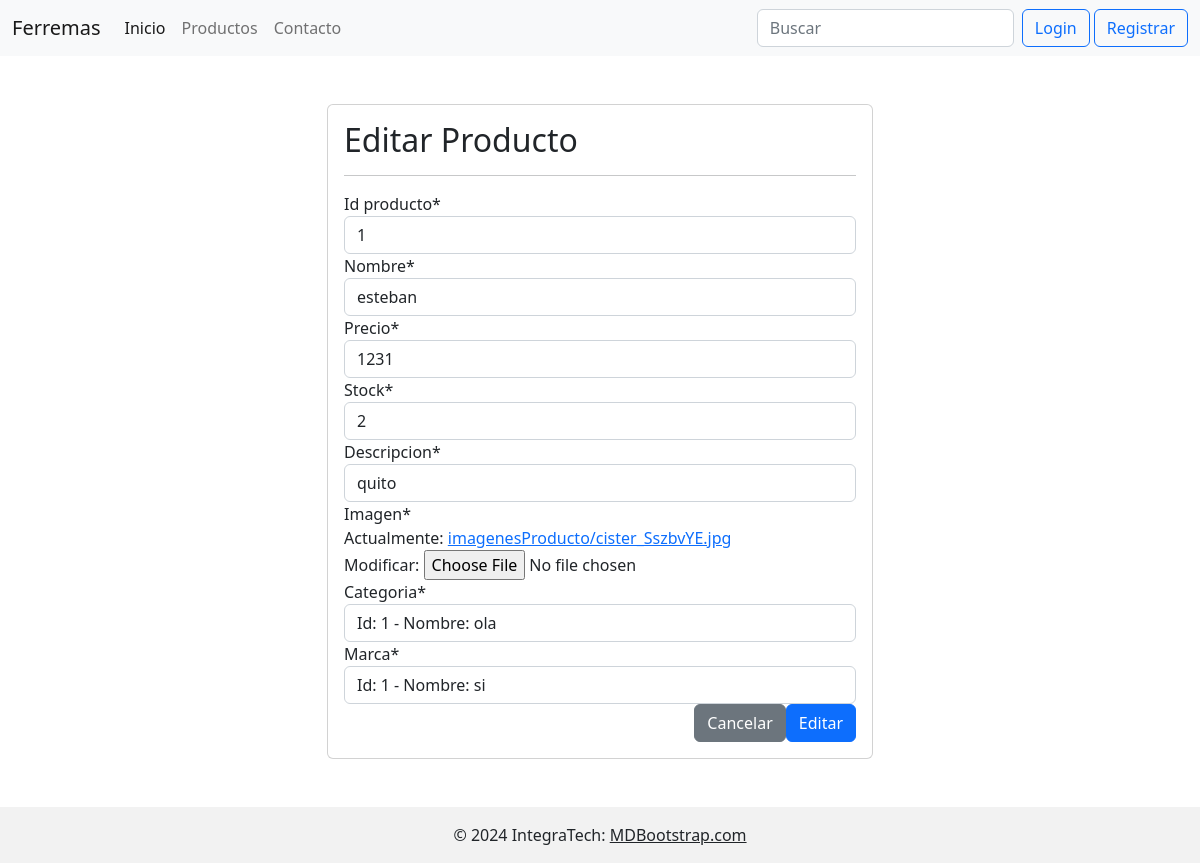
/modificarProducto/1/, run on an earlier commit of the app's database.
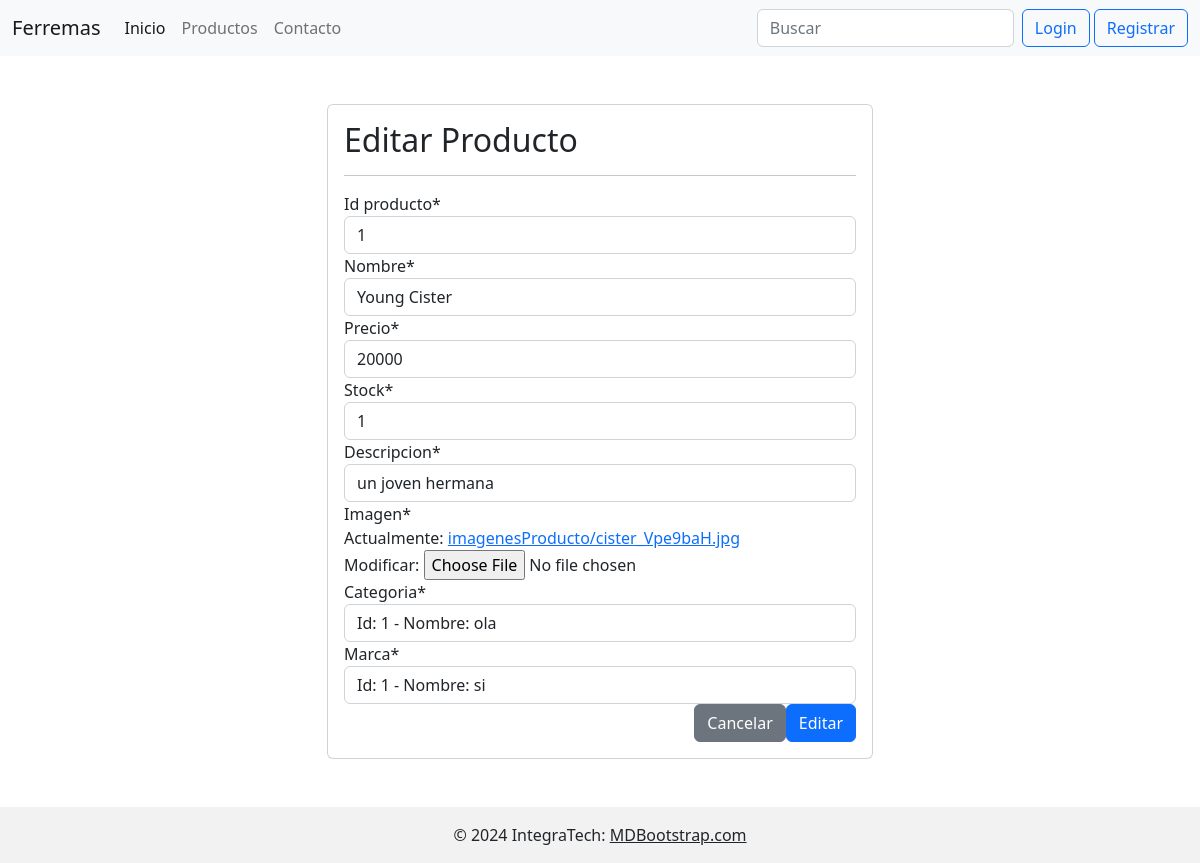
And on a later commit of the database.
### app/models.py (models this page shows, shortened)
class Producto(models.Model):
    id_producto = models.IntegerField(primary_key=True)
    nombre = models.CharField(max_length=40, null=False)
    precio = models.IntegerField(null=False)
    stock  = models.IntegerField(null=False)
    descripcion = models.CharField(max_length=100, null=False)
    imagen = models.ImageField(upload_to='imagenesProducto')
    fecha_agregar = models.DateField(auto_now_add=True)
    categoria = models.ForeignKey(Categoria, on_delete=models.CASCADE)
    marca = models.ForeignKey(Marca, on_delete=models.CASCADE, null=True)

### app/views.py (the view, shortened to what this page needs)
# urls.py: path('modificarProducto/<id>/', views.modificarProducto, name='modificarProducto'),
def modificarProducto(request, id):
    producto = get_object_or_404(Producto, id_producto=id)
    data = {
        'form':ProductoForm(instance=producto)
    }
    return render(request, 'modificarProducto.html', data)

### app/forms.py
class ProductoForm(forms.ModelForm):
    class Meta:
        model = Producto
        fields = '__all__'

### app/models.py (called while the page is built)
    def __str__(self):
        txt = "Id: {0} - Nombre: {1}"
        return txt.format(self.id_marca, self.nombre_marca)

    def __str__(self):
        txt = "Id: {0} - Nombre: {1}"
        return txt.format(self.id_categoria, self.nombre_categoria)

### app/templates/modificarProducto.html (shortened to what this page needs)
{% extends 'base.html' %}
{% load static %}
{% block content %}
{% load crispy_forms_tags %}
<div class="container mt-5 mb-5">
    <div class="row">
        <div class="col-12 col-md-6 offset-md-3">
            <div class="card">
                <div class="card-body">
                    <h2>Editar Producto</h2>
                    <hr>
                    <form action="" method="post" enctype="multipart/form-data">
                        {{ form | crispy }}
                        <div class="d-flex justify-content-end">
                            <input type="reset" value="Cancelar" class="btn btn-secondary">
                            <input type="submit" value="Editar" class="btn btn-primary">
                        </div>
                    </form>
                </div>
            </div>
        </div>
    </div>
</div>
{% endblock %}

What changed in the data, as far as the page shows it:
changed Producto "Id: 1 - Nombre: ola": nombre "esteban" → "Young Cister"; precio "1231" → "20000"; stock "2" → "1"; descripcion "quito" → "un joven hermana"
Also different on the page:
text no longer shown: "Id producto * Nombre * Precio * Stock * Descripcion * Imagen * Actualmente: imagenesProducto/cister_SszbvYE.jpg Modificar: Categoria * Marca *"
text now shown: "Id producto * Nombre * Precio * Stock * Descripcion * Imagen * Actualmente: imagenesProducto/cister_Vpe9baH.jpg Modificar: Categoria * Marca *"
